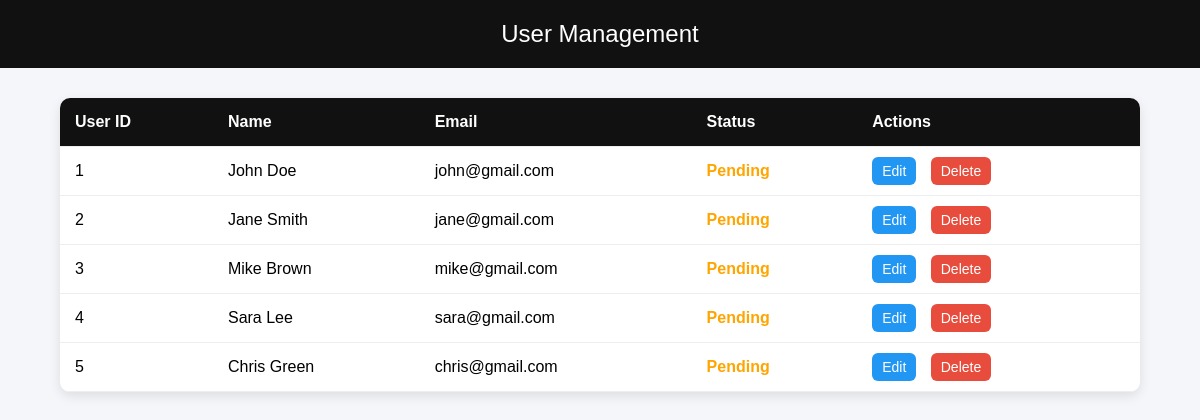
Page /hypewearsa/USERS/view_users.php on the earlier database version.
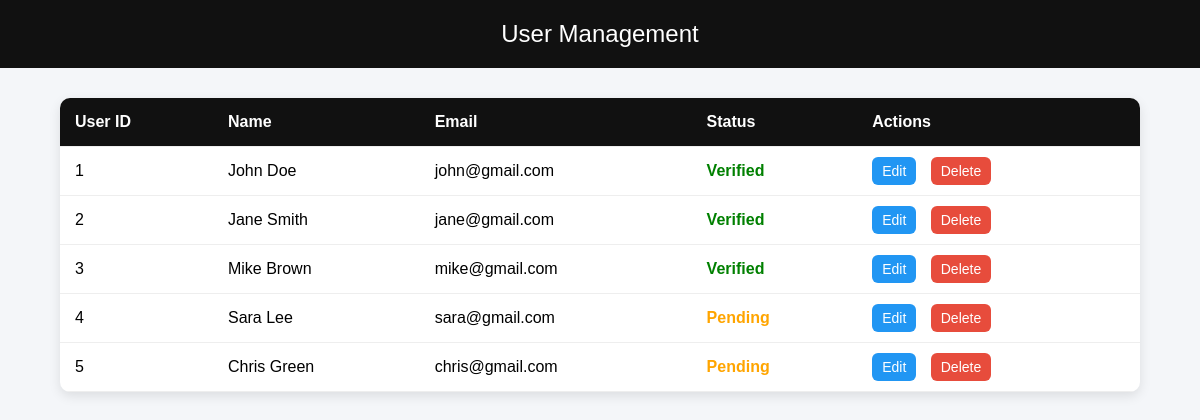
Same page on the later database version.
### tables this page shows
CREATE TABLE `tbluser` (
  `user_id` int(11) NOT NULL,
  `name` varchar(100) DEFAULT NULL,
  `email` varchar(100) DEFAULT NULL,
  `password` varchar(255) DEFAULT NULL,
  `role` int(11) DEFAULT NULL,
  `verified` tinyint(1) DEFAULT 0
);

### hypewearsa/USERS/view_users.php (the view, shortened to what this page needs)
<?php
include 'DBConn.php';
?>
<!DOCTYPE html>
<html>
<head>
</head>
<body>
<header>
    User Management
</header>
<div class="container">
<table>
<tr>
    <th>User ID</th>
    <th>Name</th>
    <th>Email</th>
    <th>Status</th>
    <th>Actions</th>
</tr>
<?php
$result = $conn->query("SELECT * FROM tblUser");
if($result && $result->num_rows > 0){
    while ($row = $result->fetch_assoc()) {
        $statusText = ($row['verified'] == 1)
            ? "<span class='status verified'>Verified</span>"
            : "<span class='status pending'>Pending</span>";
?>
<tr>
    <td><?php echo $row['user_id']; ?></td>
    <td><?php echo $row['name']; ?></td>
    <td><?php echo $row['email']; ?></td>
    <td><?php echo $statusText; ?></td>
    <td class="actions">
        <a class="edit" href="edit_user.php?id=<?php echo $row['user_id']; ?>">Edit</a>
        <a class="delete" href="delete_user.php?id=<?php echo $row['user_id']; ?>">Delete</a>
    </td>
</tr>
<?php
    }
} else {
    echo "<tr><td colspan='5'>No users found</td></tr>";
}
?>
</table>
</div>
</body>
</html>

### hypewearsa/USERS/view_users.php (style rules this page uses)
body { font-family:Arial; background:#f4f6f9; margin:0; }
header { background:#111; color:white; padding:20px; text-align:center; font-size:24px; }
.container { width:90%; margin:auto; padding:30px 0; }
table { width:100%; border-collapse:collapse; background:white; box-shadow:0 4px 12px rgba(0,0,0,0.1); border-radius:10px; overflow:hidden; }
th, td { padding:15px; text-align:left; border-bottom:1px solid #eee; }
th { background:#111; color:white; }
.actions a { margin-right:10px; text-decoration:none; padding:6px 10px; border-radius:6px; font-size:14px; }
.edit { background:#2196f3; color:white; }
.delete { background:#e74c3c; color:white; }
.status { font-weight:bold; }
.verified { color:green; }
.pending { color:orange; }

Differences in the rows shown:
changed tbluser "John Doe": verified "Pending" → "Verified"
changed tbluser "Jane Smith": verified "Pending" → "Verified"
changed tbluser "Mike Brown": verified "Pending" → "Verified"
